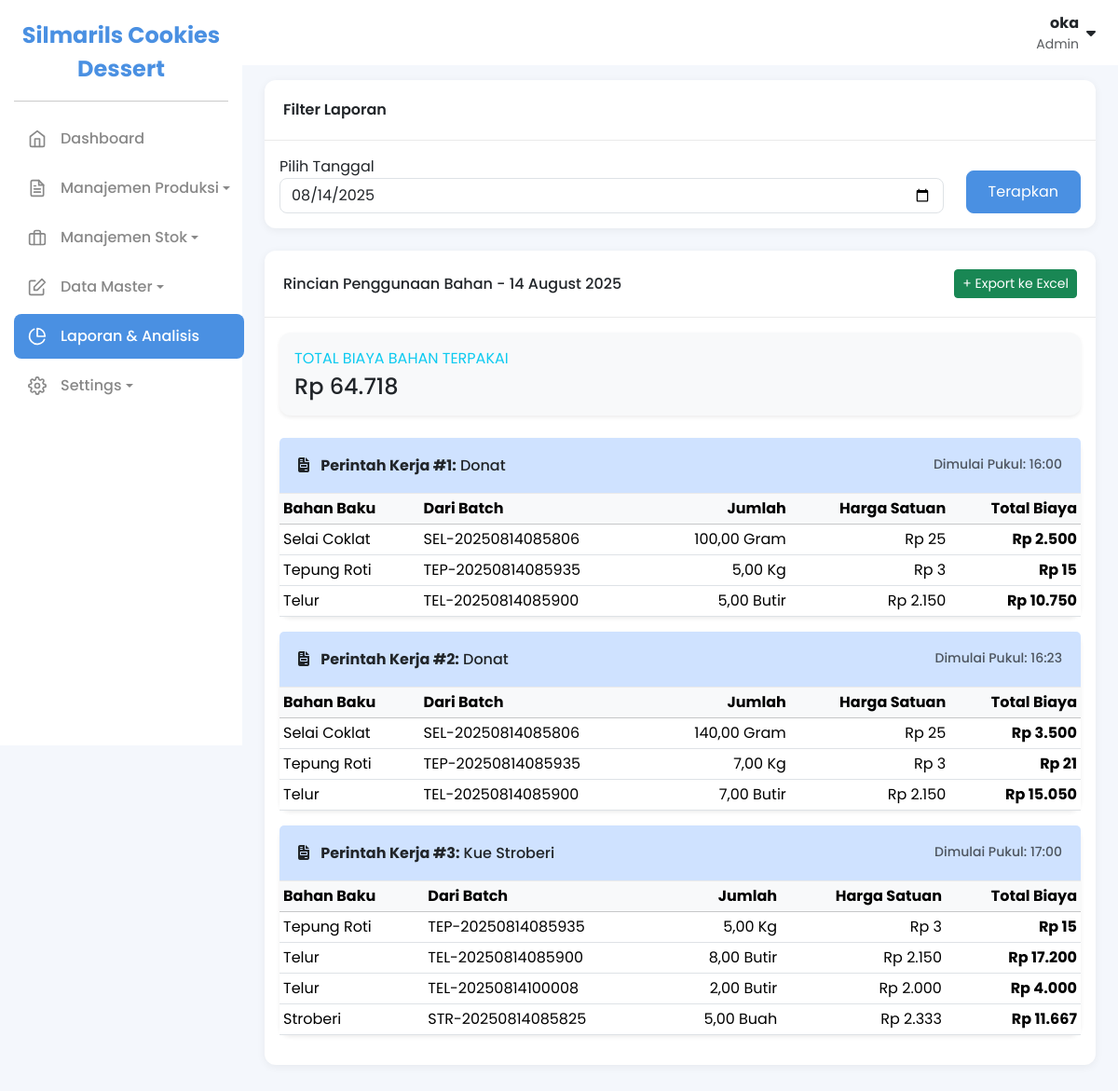
/index.php?page=laporan_penggunaan_harian (signed in), run on the app's committed database.
### tables this page shows
CREATE TABLE `perintah_kerja_penggunaan_batch` (
  `id_penggunaan` int NOT NULL,
  `id_perintah_kerja` int NOT NULL,
  `kode_batch_bahan` varchar(50) NOT NULL,
  `jumlah_digunakan` decimal(10,2) NOT NULL
);

CREATE TABLE `perintah_kerja` (
  `id_perintah_kerja` int NOT NULL,
  `id_produk` int NOT NULL,
  `jumlah_direncanakan` int NOT NULL,
  `jumlah_sukses` int DEFAULT NULL,
  `jumlah_gagal` int DEFAULT NULL,
  `tanggal_dibuat` datetime NOT NULL DEFAULT CURRENT_TIMESTAMP,
  `tanggal_dimulai` datetime DEFAULT NULL,
  `tanggal_selesai` datetime DEFAULT NULL,
  `status` enum('Direncanakan','Berlangsung','Selesai','Dibatalkan') NOT NULL,
  `catatan` text
);

CREATE TABLE `produk` (
  `id_produk` int NOT NULL,
  `nama_produk` varchar(100) NOT NULL,
  `masa_simpan_hari` int NOT NULL DEFAULT '0' COMMENT 'Umur simpan produk dalam hari',
  `catatan` text,
  `foto_produk` varchar(255) DEFAULT NULL
);

CREATE TABLE `bahan_baku` (
  `id_bahan_baku` int NOT NULL,
  `nama_bahan` varchar(100) NOT NULL,
  `satuan` varchar(20) NOT NULL,
  `stok` int NOT NULL DEFAULT '0',
  `stok_minimum` int NOT NULL DEFAULT '0'
);

CREATE TABLE `stok_batch` (
  `id_batch` int NOT NULL,
  `kode_batch` varchar(50) NOT NULL,
  `id_bahan_baku` int NOT NULL,
  `jumlah_display` varchar(50) NOT NULL,
  `satuan_display` varchar(50) NOT NULL,
  `jumlah_dasar` decimal(10,2) NOT NULL,
  `sisa_dasar` decimal(10,2) NOT NULL,
  `harga_per_satuan_dasar` decimal(10,2) NOT NULL,
  `tanggal_masuk` date NOT NULL,
  `tanggal_kadaluarsa` date NOT NULL,
  `id_pengguna_input` int DEFAULT NULL
);

### pages/laporan_penggunaan_harian.php (the view, shortened to what this page needs)
<?php
$tanggal_laporan = isset($_GET['tanggal']) ? $_GET['tanggal'] : date('Y-m-d');
$sql = "
    SELECT
        pk.id_perintah_kerja,
        pk.tanggal_dimulai,
        p.nama_produk,
        bb.nama_bahan,
        pp.kode_batch_bahan,
        pp.jumlah_digunakan,
        bb.satuan,
        sb.harga_per_satuan_dasar,
        (pp.jumlah_digunakan * sb.harga_per_satuan_dasar) AS total_biaya
    FROM
        perintah_kerja_penggunaan_batch pp
    JOIN
        perintah_kerja pk ON pp.id_perintah_kerja = pk.id_perintah_kerja
    JOIN
        produk p ON pk.id_produk = p.id_produk
    JOIN
        stok_batch sb ON pp.kode_batch_bahan = sb.kode_batch
    JOIN
        bahan_baku bb ON sb.id_bahan_baku = bb.id_bahan_baku
    WHERE
        pk.status IN ('Berlangsung', 'Selesai', 'Dibatalkan')
        AND DATE(pk.tanggal_dimulai) = ?
    ORDER BY
        pk.tanggal_dimulai ASC, pk.id_perintah_kerja ASC
";
$stmt = $pdo->prepare($sql);
$stmt->execute([$tanggal_laporan]);
$laporan_data = $stmt->fetchAll(PDO::FETCH_ASSOC);
$total_biaya_harian = 0;
foreach ($laporan_data as $data) {
    $total_biaya_harian += $data['total_biaya'];
}
?>
<div class="container-fluid py-3 px-4">
    <div class="card mb-4">
        <div class="card-header">Filter Laporan</div>
        <div class="card-body">
            <form method="GET">
                <div class="row align-items-end">
                    <div class="col-lg-10 col-md-12 mb-2 mb-lg-0">
                        <label for="tanggal">Pilih Tanggal</label>
                        <input type="date" name="tanggal" id="tanggal" class="form-control" value="<?php echo htmlspecialchars($tanggal_laporan); ?>">
                    </div>
                    <div class="col-lg-2 col-md-12">
                        <button type="submit" class="btn btn-primary w-100">Terapkan</button>
                    </div>
                </div>
            </form>
        </div>
    </div>
    <div class="card">
        <div class="card-header d-flex justify-content-between align-items-center">
            <h6 class="m-0">Rincian Penggunaan Bahan - <?php echo date('d F Y', strtotime($tanggal_laporan)); ?></h6>
            <a href="export_penggunaan_harian.php?tanggal=<?php echo $tanggal_laporan; ?>" class="btn btn-success btn-sm" target="_blank">+ Export ke Excel</a>
        </div>
        <div class="card-body">
            <div class="card bg-light border-left-info shadow-sm mb-4">
                <div class="card-body">
                    <div class="text-xs font-weight-bold text-info text-uppercase mb-1">Total Biaya Bahan Terpakai</div>
                    <div class="h4 mb-0 font-weight-bold text-gray-800">Rp <?php echo number_format($total_biaya_harian, 0, ',', '.'); ?></div>
                </div>
            </div>
            <?php if (empty($laporan_data)): ?>
                <div class="text-center p-5">Tidak ada penggunaan bahan pada tanggal ini.</div>
            <?php else:
                $current_pk_id = null;
                foreach ($laporan_data as $data):
                    if ($data['id_perintah_kerja'] !== $current_pk_id):
                        if ($current_pk_id !== null):
                            echo '</tbody></table></div></div>';
                        endif;
                        $current_pk_id = $data['id_perintah_kerja'];
            ?>
                        <div class="card mb-3 shadow-sm">
                            <div class="card-header bg-primary-subtle">
                                <h6 class="m-0">
                                    <i class="fas fa-file-invoice me-2"></i>
                                    <strong>Perintah Kerja #<?php echo htmlspecialchars($data['id_perintah_kerja']); ?>:</strong>
                                    <?php echo htmlspecialchars($data['nama_produk']); ?>
                                    <small class="text-muted float-end">Dimulai Pukul: <?php echo date('H:i', strtotime($data['tanggal_dimulai'])); ?></small>
                                </h6>
                            </div>
                            <div class="table-responsive">
                                <table class="table table-sm table-hover mb-0">
                                    <thead class="table-light">
                                        <tr>
                                            <th>Bahan Baku</th>
                                            <th>Dari Batch</th>
                                            <th class="text-end">Jumlah</th>
                                            <th class="text-end">Harga Satuan</th>
                                            <th class="text-end">Total Biaya</th>
                                        </tr>
                                    </thead>
                                    <tbody>
            <?php
                    endif;
            ?>
                                        <tr>
                                            <td><?php echo htmlspecialchars($data['nama_bahan']); ?></td>
                                            <td><?php echo htmlspecialchars($data['kode_batch_bahan']); ?></td>
                                            <td class="text-end"><?php echo number_format($data['jumlah_digunakan'], 2, ',', '.') . ' ' . htmlspecialchars($data['satuan']); ?></td>
                                            <td class="text-end">Rp <?php echo number_format($data['harga_per_satuan_dasar'], 0, ',', '.'); ?></td>
                                            <td class="text-end fw-bold">Rp <?php echo number_format($data['total_biaya'], 0, ',', '.'); ?></td>
                                        </tr>
            <?php
                endforeach;
                echo '</tbody></table></div></div>';
            ?>
            <?php endif; ?>
        </div>
    </div>
</div>

### assets/css/style.css (style rules this page uses)
:root { --primary-color: #4a90e2; --sidebar-bg: #ffffff; --body-bg: #f4f7fc; --card-bg: #ffffff; --text-color: #333333; --text-muted: #888888; --sidebar-width: 260px; --border-radius: 12px; --shadow: 0 4px 20px rgba(0, 0, 0, 0.05); --shadow: 0 2px 10px rgba(0, 0, 0, 0.06); }
body { background-color: var(--body-bg); font-family: "Poppins", sans-serif; color: var(--text-color); }
.card { border: none; border-radius: var(--border-radius); box-shadow: var(--shadow); margin-bottom: 1.5rem; }
.card-header { background-color: transparent; border-bottom: 1px solid #eaeaea; padding: 1.25rem; font-weight: 600; }
.btn-primary { background-color: var(--primary-color); border-color: var(--primary-color); border-radius: 8px; padding: 10px 20px; }
.form-control { border-radius: 8px; }

### data on the page
perintah_kerja_penggunaan_batch: id_perintah_kerja.id_perintah_kerja "1", produk.nama_produk "Donat", id_perintah_kerja.tanggal_dimulai "16:00", bahan_baku.nama_bahan "Selai Coklat", kode_batch_bahan "SEL-20250814085806", jumlah_digunakan "100,00", bahan_baku.satuan "Gram", stok_batch.harga_per_satuan_dasar "25", total_biaya "2.500"
perintah_kerja_penggunaan_batch: bahan_baku.nama_bahan "Tepung Roti", kode_batch_bahan "TEP-20250814085935", jumlah_digunakan "5,00", bahan_baku.satuan "Kg", stok_batch.harga_per_satuan_dasar "3", total_biaya "15"
perintah_kerja_penggunaan_batch: bahan_baku.nama_bahan "Telur", kode_batch_bahan "TEL-20250814085900", jumlah_digunakan "5,00", bahan_baku.satuan "Butir", stok_batch.harga_per_satuan_dasar "2.150", total_biaya "10.750"
perintah_kerja_penggunaan_batch: id_perintah_kerja.id_perintah_kerja "2", produk.nama_produk "Donat", id_perintah_kerja.tanggal_dimulai "16:23", bahan_baku.nama_bahan "Selai Coklat", kode_batch_bahan "SEL-20250814085806", jumlah_digunakan "140,00", bahan_baku.satuan "Gram", stok_batch.harga_per_satuan_dasar "25", total_biaya "3.500"
perintah_kerja_penggunaan_batch: bahan_baku.nama_bahan "Tepung Roti", kode_batch_bahan "TEP-20250814085935", jumlah_digunakan "7,00", bahan_baku.satuan "Kg", stok_batch.harga_per_satuan_dasar "3", total_biaya "21"
perintah_kerja_penggunaan_batch: bahan_baku.nama_bahan "Telur", kode_batch_bahan "TEL-20250814085900", jumlah_digunakan "7,00", bahan_baku.satuan "Butir", stok_batch.harga_per_satuan_dasar "2.150", total_biaya "15.050"
perintah_kerja_penggunaan_batch: id_perintah_kerja.id_perintah_kerja "3", produk.nama_produk "Kue Stroberi", id_perintah_kerja.tanggal_dimulai "17:00", bahan_baku.nama_bahan "Tepung Roti", kode_batch_bahan "TEP-20250814085935", jumlah_digunakan "5,00", bahan_baku.satuan "Kg", stok_batch.harga_per_satuan_dasar "3", total_biaya "15"
perintah_kerja_penggunaan_batch: bahan_baku.nama_bahan "Telur", kode_batch_bahan "TEL-20250814085900", jumlah_digunakan "8,00", bahan_baku.satuan "Butir", stok_batch.harga_per_satuan_dasar "2.150", total_biaya "17.200"
perintah_kerja_penggunaan_batch: bahan_baku.nama_bahan "Telur", kode_batch_bahan "TEL-20250814100008", jumlah_digunakan "2,00", bahan_baku.satuan "Butir", stok_batch.harga_per_satuan_dasar "2.000", total_biaya "4.000"
perintah_kerja_penggunaan_batch: bahan_baku.nama_bahan "Stroberi", kode_batch_bahan "STR-20250814085825", jumlah_digunakan "5,00", bahan_baku.satuan "Buah", stok_batch.harga_per_satuan_dasar "2.333", total_biaya "11.667"

### other printed values
$settings['nama_website'] "Silmarils Cookies Dessert"
$_SESSION['nama_lengkap'] "oka"
$_SESSION['role'] "Admin"
date('d F Y', strtotime($tanggal_laporan)) "14 August 2025"
$total_biaya_harian "64.718"
